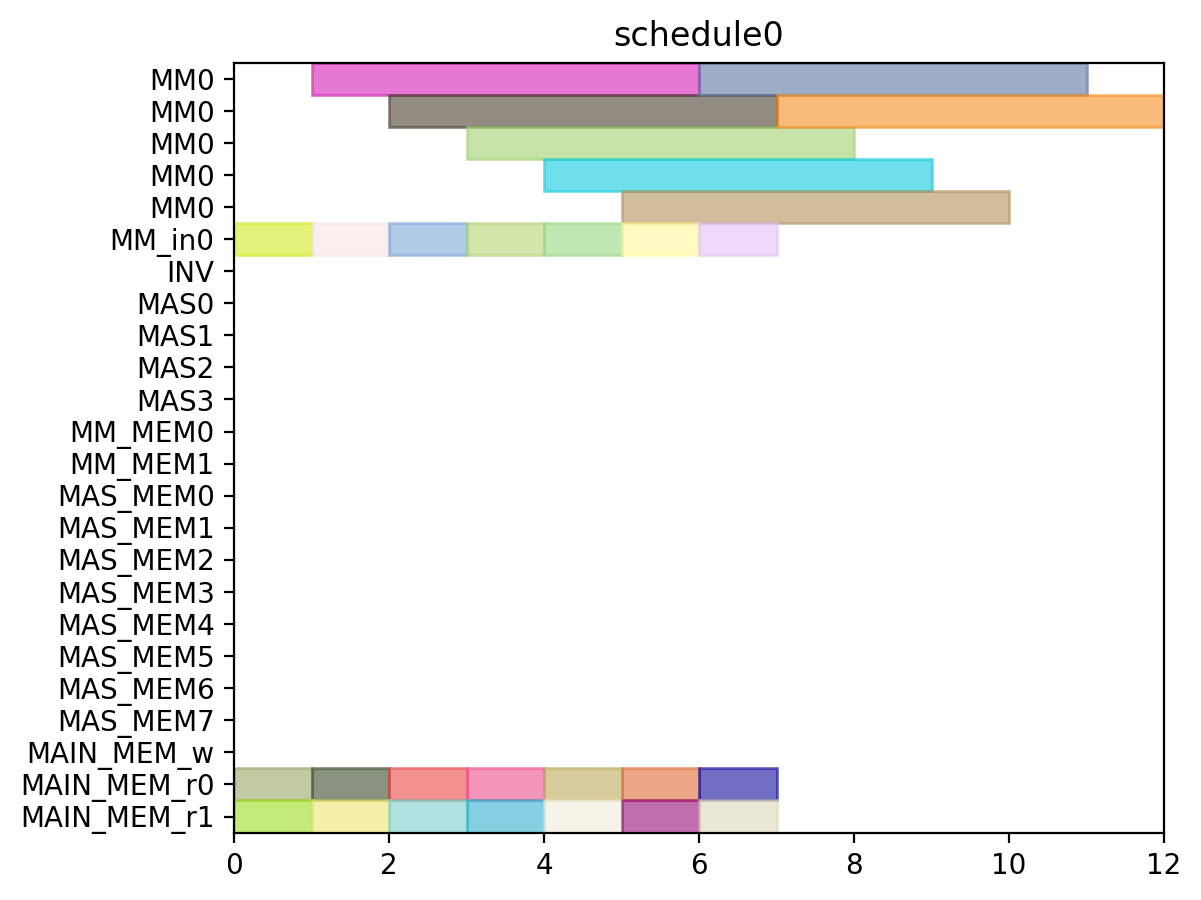

This figure's Python source:
from pyschedule import Scenario, solvers, plotters, alt


def solve():
	horizon = 90
	S = Scenario("schedule0", horizon=horizon)

	# resource
	MM = S.Resources('MM', num=1, size=5)
	MM_in = S.Resources('MM_in', num=1)
	INV = S.Resource('INV')
	MAS = S.Resources('MAS', num=4, size=1, periods=range(1, horizon))
	MM_MEM = S.Resources('MM_MEM', num=2)
	MAS_MEM = S.Resources('MAS_MEM', num=8)
	MAIN_MEM_w = S.Resource('MAIN_MEM_w', size=1)
	MAIN_MEM_r = S.Resources('MAIN_MEM_r', num=2)

	# result of previous scheduling

	# new tasks
	r1_in = S.Task('r1_in', length=1, delay_cost=1)
	r1_in += alt(MM_in)
	r1 = S.Task('r1', length=5, delay_cost=1)
	r1 += alt(MM)
	S += r1>=r1_in

	r1_mem0 = S.Task('r1_mem0', length=1, delay_cost=1)
	r1_mem0 += MAIN_MEM_r[0]
	S += r1_mem0 <= r1

	r1_mem1 = S.Task('r1_mem1', length=1, delay_cost=1)
	r1_mem1 += MAIN_MEM_r[1]
	S += r1_mem1 <= r1

	r3_in = S.Task('r3_in', length=1, delay_cost=1)
	r3_in += alt(MM_in)
	r3 = S.Task('r3', length=5, delay_cost=1)
	r3 += alt(MM)
	S += r3>=r3_in

	r3_mem0 = S.Task('r3_mem0', length=1, delay_cost=1)
	r3_mem0 += MAIN_MEM_r[0]
	S += r3_mem0 <= r3

	r3_mem1 = S.Task('r3_mem1', length=1, delay_cost=1)
	r3_mem1 += MAIN_MEM_r[1]
	S += r3_mem1 <= r3

	r4_in = S.Task('r4_in', length=1, delay_cost=1)
	r4_in += alt(MM_in)
	r4 = S.Task('r4', length=5, delay_cost=1)
	r4 += alt(MM)
	S += r4>=r4_in

	r4_mem0 = S.Task('r4_mem0', length=1, delay_cost=1)
	r4_mem0 += MAIN_MEM_r[0]
	S += r4_mem0 <= r4

	r4_mem1 = S.Task('r4_mem1', length=1, delay_cost=1)
	r4_mem1 += MAIN_MEM_r[1]
	S += r4_mem1 <= r4

	r5_in = S.Task('r5_in', length=1, delay_cost=1)
	r5_in += alt(MM_in)
	r5 = S.Task('r5', length=5, delay_cost=1)
	r5 += alt(MM)
	S += r5>=r5_in

	r5_mem0 = S.Task('r5_mem0', length=1, delay_cost=1)
	r5_mem0 += MAIN_MEM_r[0]
	S += r5_mem0 <= r5

	r5_mem1 = S.Task('r5_mem1', length=1, delay_cost=1)
	r5_mem1 += MAIN_MEM_r[1]
	S += r5_mem1 <= r5

	r6_in = S.Task('r6_in', length=1, delay_cost=1)
	r6_in += alt(MM_in)
	r6 = S.Task('r6', length=5, delay_cost=1)
	r6 += alt(MM)
	S += r6>=r6_in

	r6_mem0 = S.Task('r6_mem0', length=1, delay_cost=1)
	r6_mem0 += MAIN_MEM_r[0]
	S += r6_mem0 <= r6

	r6_mem1 = S.Task('r6_mem1', length=1, delay_cost=1)
	r6_mem1 += MAIN_MEM_r[1]
	S += r6_mem1 <= r6

	r12_in = S.Task('r12_in', length=1, delay_cost=1)
	r12_in += alt(MM_in)
	r12 = S.Task('r12', length=5, delay_cost=1)
	r12 += alt(MM)
	S += r12>=r12_in

	r12_mem0 = S.Task('r12_mem0', length=1, delay_cost=1)
	r12_mem0 += MAIN_MEM_r[0]
	S += r12_mem0 <= r12

	r12_mem1 = S.Task('r12_mem1', length=1, delay_cost=1)
	r12_mem1 += MAIN_MEM_r[1]
	S += r12_mem1 <= r12

	r13_in = S.Task('r13_in', length=1, delay_cost=1)
	r13_in += alt(MM_in)
	r13 = S.Task('r13', length=5, delay_cost=1)
	r13 += alt(MM)
	S += r13>=r13_in

	r13_mem0 = S.Task('r13_mem0', length=1, delay_cost=1)
	r13_mem0 += MAIN_MEM_r[0]
	S += r13_mem0 <= r13

	r13_mem1 = S.Task('r13_mem1', length=1, delay_cost=1)
	r13_mem1 += MAIN_MEM_r[1]
	S += r13_mem1 <= r13

	solvers.mip.solve(S,msg=1,kind='CPLEX',ratio_gap=1.01)

	solution = [['hoge']*len(S.solution()[1]) for i in range(len(S.solution()))]
	for i in range(len(S.solution())):
		for j in range(len(S.solution()[i])):
			solution[i][j]=str(S.solution()[i][j])
	print(solution)

	cycles = int(solution[-1][3])

	pic_file_name = "/home/mfukuda/ABE/python/multiRAM_multiMAS/scheduling_result/stage5MM1_stage1MAS4/yrecover/schedule0.png"
	if(S.solution() != []):
		plotters.matplotlib.plot(S,img_filename=pic_file_name, show_task_labels=False, fig_size=(cycles*0.25+3, 5))

	return solution
